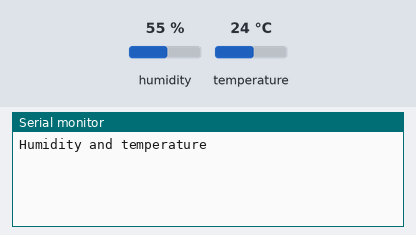
Recording of a sketch running on a simulated ESP8266 (NodeMCU). On the bench: the last lines printed to the serial monitor. The test bench sets the inputs (shaded band); at power-on: humidity 55 %, temperature 24 °C.

Above: at 2.8 s.
2.9 s: humidity set to 22 %
At 7.1 s:
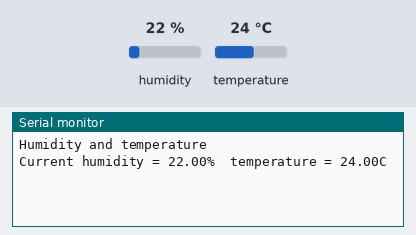
7.5 s: temperature set to 12 °C
At 12.8 s:
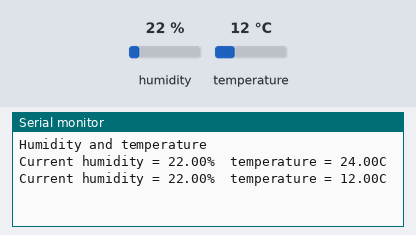

The sketch:

esp8266_DHT11.ino
```cpp
#include "DHT.h"        // including the library of DHT11 temperature and humidity sensor
#include <Ticker.h>
#define DHTTYPE DHT11   // DHT 11

#define dht_dpin D3
DHT dht(dht_dpin, DHTTYPE);
Ticker ticker;
float h;
float t;
void setup(void)
{
  dht.begin();
  Serial.begin(115200);
  Serial.println("Humidity and temperature\n\n");
  ticker.attach(6,tt);
}

void loop() {
    h = dht.readHumidity();
    t = dht.readTemperature();
    delay(1000);
}

void tt(){

    Serial.print("Current humidity = ");
    Serial.print(h);
    Serial.print("%  ");
    Serial.print("temperature = ");
    Serial.print(t);
    Serial.println("C  ");
}
```

Measured:
- after the input at 2.9 s, the serial monitor: prints a new line after 3.1 s (image 1)
- after the input at 7.5 s, the serial monitor: prints a new line after 4.5 s (image 2)
